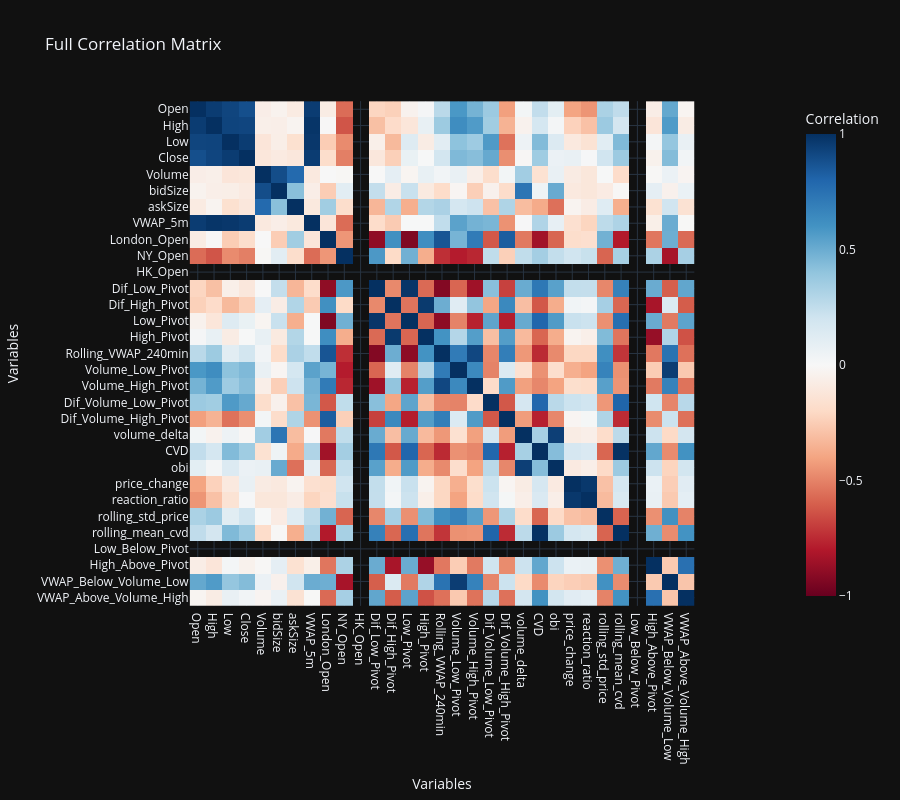

The notebook cell this image was saved under:
### Markdown cell above
### 1. Correlation Matrix

### Code cell
DataAnalysis_Data.plot_full_correlation_matrix()

### Figure 1 — Plotly figure (JSON) as saved in the notebook; plotly's stock layout.template omitted (floating-point values rounded to 4 significant figures; data arrays with more than 128 entries replaced by an {"elided": "..."} marker saying what was removed)
{"data": [{"coloraxis": "coloraxis", "name": "0", "x": ["Open", "High", "Low", "Close", "Volume", "bidSize", "askSize", "VWAP_5m", "London_Open", "NY_Open", "HK_Open", "Dif_Low_Pivot", "Dif_High_Pivot", "Low_Pivot", "High_Pivot", "Rolling_VWAP_240min", "Volume_Low_Pivot", "Volume_High_Pivot", "Dif_Volume_Low_Pivot", "Dif_Volume_High_Pivot", "volume_delta", "CVD", "obi", "price_change", "reaction_ratio", "rolling_std_price", "rolling_mean_cvd", "Low_Below_Pivot", "High_Above_Pivot", "VWAP_Below_Volume_Low", "VWAP_Above_Volume_High"], "y": ["Open", "High", "Low", "Close", "Volume", "bidSize", "askSize", "VWAP_5m", "London_Open", "NY_Open", "HK_Open", "Dif_Low_Pivot", "Dif_High_Pivot", "Low_Pivot", "High_Pivot", "Rolling_VWAP_240min", "Volume_Low_Pivot", "Volume_High_Pivot", "Dif_Volume_Low_Pivot", "Dif_Volume_High_Pivot", "volume_delta", "CVD", "obi", "price_change", "reaction_ratio", "rolling_std_price", "rolling_mean_cvd", "Low_Below_Pivot", "High_Above_Pivot", "VWAP_Below_Volume_Low", "VWAP_Above_Volume_High"], "z": {"elided": "31x31 float values"}, "type": "heatmap", "xaxis": "x", "yaxis": "y", "hovertemplate": "Variables: %{x}<br>Variables: %{y}<br>Correlation: %{z}<extra></extra>"}], "layout": {"xaxis": {"anchor": "y", "domain": [0.0, 1.0], "scaleanchor": "y", "constrain": "domain", "title": {"text": "Variables"}}, "yaxis": {"anchor": "x", "domain": [0.0, 1.0], "autorange": "reversed", "constrain": "domain", "title": {"text": "Variables"}}, "coloraxis": {"colorbar": {"title": {"text": "Correlation"}}, "colorscale": [[0.0, "rgb(103,0,31)"], [0.1, "rgb(178,24,43)"], [0.2, "rgb(214,96,77)"], [0.3, "rgb(244,165,130)"], [0.4, "rgb(253,219,199)"], [0.5, "rgb(247,247,247)"], [0.6, "rgb(209,229,240)"], [0.7, "rgb(146,197,222)"], [0.8, "rgb(67,147,195)"], [0.9, "rgb(33,102,172)"], [1.0, "rgb(5,48,97)"]], "cmin": -1, "cmax": 1}, "title": {"text": "Full Correlation Matrix"}, "height": 800}}
